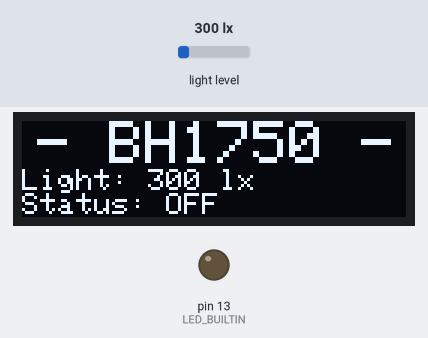
Bench run of a sketch on a simulated Arduino Uno, built with avr-gcc and run on an emulated ATmega328P. On the bench: 128×32 one-colour display, output pins drawn as LEDs (lit = HIGH). The test bench sets the inputs (shaded band); at power-on: light level 300 lx.

Above: at 1.8 s.
1.9 s: light level set to 56 lx
At 3.0 s:
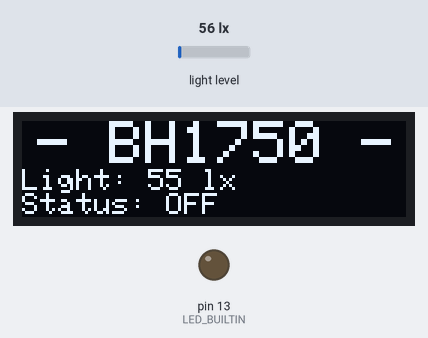
3.6 s: light level set to 48 lx
At 4.9 s:
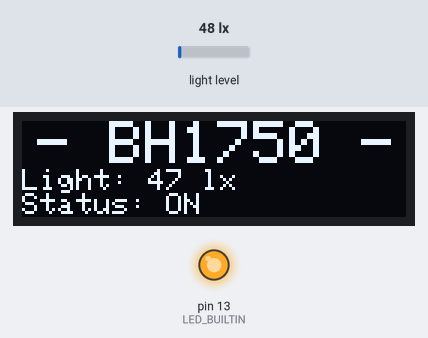
5.6 s: light level set to 40 lx
At 6.7 s:
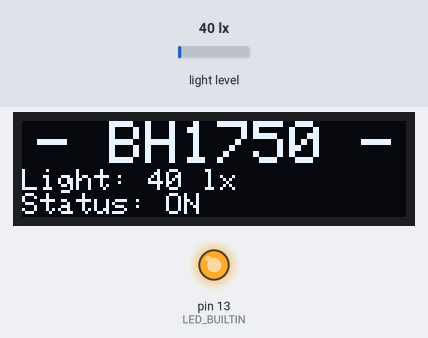
Timing chart, 0 to 8.6 s (numbered marks = the images above; inputs shaded):
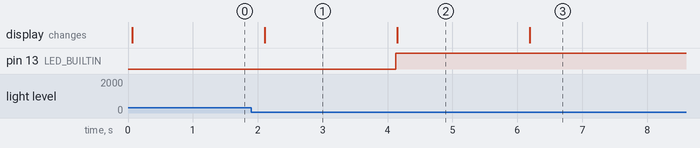

The sketch:

lightSensorProgram.ino
```cpp
#include <Wire.h>
#include <BH1750.h>
#include <SPI.h>
#include <Wire.h>
#include <Adafruit_GFX.h>
#include <Adafruit_SSD1306.h>

#define OLED_RESET 4

BH1750 lightMeter;

Adafruit_SSD1306 display(OLED_RESET);

void setup() {

  Serial.begin(9600);
  pinMode(LED_BUILTIN, OUTPUT);

  lightMeter.begin();
  display.begin(SSD1306_SWITCHCAPVCC, 0x3C);  // initialize with the I2C addr 0x3C (for the 128x32)

  display.clearDisplay();
  display.setCursor(0,0);
  display.display();
}

void loop() {

  uint16_t lux = lightMeter.readLightLevel();

  char luxStr[10];
  sprintf(luxStr, "%u", lux);

  if(lux <= 50){
    digitalWrite(LED_BUILTIN, HIGH);   // turn the LED on (HIGH is the voltage level)
  }
  else {
    digitalWrite(LED_BUILTIN, LOW);    // turn the LED off by making the voltage LOW
  }

  updateDisplay(luxStr);
  delay(1000);
}

void updateDisplay(char *Lux)
{
  setupDisplay(); //Setups the Display for usage

  printSensorModel(); //Prints the Sensor Model

  printLightLux(Lux); //Prints the light lux to the Display

  printStatus(); //Print LED Status

  display.display(); //Displays everything on the display
}

void setupDisplay(){
  display.clearDisplay(); //Clears the display of all characters
  display.setTextSize(2); //Sets the text size to 2
  display.setTextColor(WHITE,BLACK); // Draw white text
  display.setCursor(0, 0); // Start at top-left corner
  display.cp437(true); // Use full 256 char 'Code Page 437' font
}

void printSensorModel(){
  display.setCursor(5, 0); //Sets the cursor position to X=5 and Y=0
  display.println("- BH1750 -");
}

void printLightLux(char *Lux){
  display.setTextSize(1); //Sets the text size to 1
  display.print("Light: ");
  display.print(Lux);
  display.println(" lx");
}

void printStatus(){
  int status = digitalRead(LED_BUILTIN); //Reads the PIN State of the Builtin LED

  if(status == 0)
    display.print("Status: OFF");
  else
    display.print("Status: ON");
}
```

Measured:
- the behaviour switches between 52 and 51 lx on light level (found by bisection; images 1 and 2)
- after the input at 1.9 s, the display: changes after 0.21 s (image 1)
- after the input at 3.6 s, pin 13 (LED_BUILTIN): LOW → HIGH after 0.53 s; the display: changes after 0.55 s (image 2)
- after the input at 5.6 s, the display: changes after 0.59 s (image 3)
